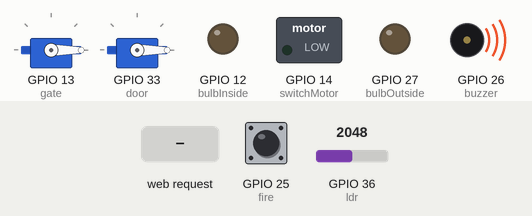
This sketch was run on a simulated ESP32. On the bench: 2 × servo, switched loads named in the sketch (green lamp = pin HIGH), output pins drawn as LEDs (lit = HIGH), buzzer (waves = sounding, pin HIGH). The inputs (shaded band) are chosen by the test bench; at power-on: GPIO 25 (fire) HIGH, GPIO 36 (ldr) = 2048. WiFi joins after 1.5 s; servers stay silent unless stated; what the sketch prints to the serial monitor is not drawn.

Above: at 2.7 s.
2.8 s: HTTP request GET /12/on received
At 3.1 s:
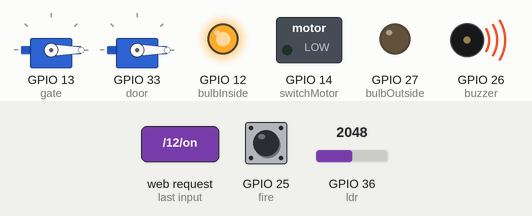
4.3 s: HTTP request GET /26/off received
5.8 s: HTTP request GET /27/on received
At 6.6 s:
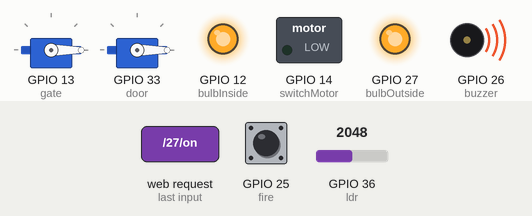
7.3 s: HTTP request GET /12/off received
At 7.8 s:
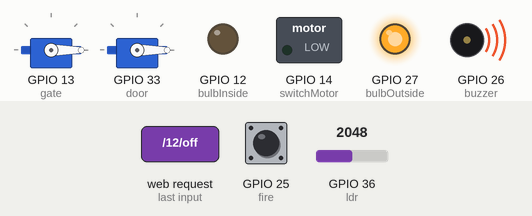
8.8 s: HTTP request GET /14/on received
At 10.0 s:
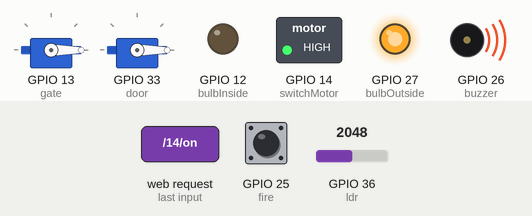
10.3 s: HTTP request GET /27/off received
At 11.2 s:
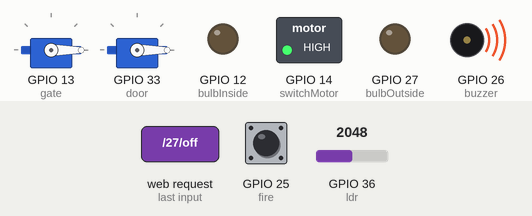
Timing chart, 0 to 12.8 s (numbered marks = the images above; inputs shaded):
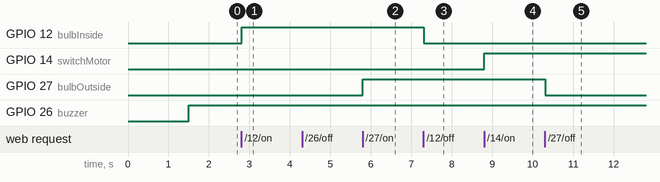

The sketch:

smart_home.ino
```cpp
/*********
  Author: Kavinda Deshan
  Date: 2024/03/01
  Version: 1.0
  Complete project details: https://github.com/tkdeshan/Smart_Home.git
*********/

#include <Arduino.h>
#include <WiFi.h>
#include <ESP32Servo.h>

// Network credentials
const char* ssid = "Dialog 4G 700";
const char* password = "46F8b9C1";

// Set web server port number to 80
WiFiServer server(80);

// Variable to store the HTTP request
String header;

// Auxiliar variables to store the current output state
String userPassword = "";
String passwordState = "Wrong";
String bulbInsideState = "OFF";
String bulbOutsideState = "OFF";
String switchState = "OFF";
String gateState = "CLOSE";
String doorState = "CLOSE";
String ldrState = "NOT DETECTED";
String fireState = "NOT DETECTED";

// Assign output variables to GPIO pins
const int bulbInside = 12;
const int bulbOutside = 27;
const int switchMotor = 14;
const int gate = 13;
const int door = 33;
const int buzzer = 26;
const int ldr = A0;
const int fire = 25;

// Servo motor init
Servo gateServo;
Servo doorServo;

// Current time
unsigned long currentTime = millis();
// Previous time
unsigned long previousTime = 0;
// Define timeout time in milliseconds (example: 2000ms = 2s)
const long timeoutTime = 2000;

void setup() {
  Serial.begin(115200);

  // Initialize the output variables as outputs
  pinMode(bulbInside, OUTPUT);
  pinMode(bulbOutside, OUTPUT);
  pinMode(switchMotor, OUTPUT);
  pinMode(ldr, INPUT);
  pinMode(buzzer, OUTPUT);
  pinMode(fire, INPUT);
  gateServo.attach(gate);
  doorServo.attach(door);

  // Set outputs to LOW
  digitalWrite(bulbInside, LOW);
  digitalWrite(bulbOutside, LOW);
  digitalWrite(switchMotor, LOW);
  digitalWrite(buzzer, LOW);
  gateServo.write(0);
  doorServo.write(0);

  // Connect to Wi-Fi network with SSID and password
  Serial.print("Connecting to ");
  Serial.println(ssid);
  WiFi.begin(ssid, password);
  while (WiFi.status() != WL_CONNECTED) {
    delay(500);
    Serial.print(".");
  }
  // Print local IP address and start web server
  Serial.println("");
  Serial.println("WiFi connected.");
  Serial.println("IP address: ");
  Serial.println(WiFi.localIP());
  server.begin();
}

void loop() {
  int rawDataLdr = analogRead(ldr);
  int fireValue = digitalRead(fire);

  // Check left LDR status
  if (rawDataLdr < 3000) {
    ldrState = "OBJECT DETECTED";
    digitalWrite(buzzer, HIGH);
  }

  // There is fire
  if (fireValue == LOW) {
    fireState = "FIRE DETECTED";
    digitalWrite(buzzer, HIGH);
  }

  WiFiClient client = server.available();  // Listen for incoming clients

  if (client) {  // If a new client connects,
    currentTime = millis();
    previousTime = currentTime;
    Serial.println("New Client.");                                             // print a message out in the serial port
    String currentLine = "";                                                   // make a String to hold incoming data from the client
    while (client.connected() && currentTime - previousTime <= timeoutTime) {  // loop while the client's connected
      currentTime = millis();
      if (client.available()) {  // if there's bytes to read from the client,
        char c = client.read();  // read a byte, then
        Serial.write(c);         // print it out the serial monitor
        header += c;
        if (c == '\n') {  // if the byte is a newline character
          // if the current line is blank, you got two newline characters in a row.
          // that's the end of the client HTTP request, so send a response:
          if (currentLine.length() == 0) {
            // HTTP headers always start with a response code (e.g. HTTP/1.1 200 OK)
            // and a content-type so the client knows what's coming, then a blank line:
            // client.println("HTTP/1.1 200 OK");
            // client.println("Content-type:text/html");
            // client.println("Connection: close");
            // client.println();

            // Handle the password requests and confirm password
            if (header.indexOf("GET /auth?pwd=1234") >= 0) {
              userPassword = "1234";
              passwordState = "Correct";
              Serial.println(userPassword);
            }

            // Handle the outputs according to the requests
            if (header.indexOf("GET /26/off") >= 0) {
              ldrState = "NOT DETECTED";
              fireState = "NOT DETECTED";
              Serial.println("Buzzer off");
              digitalWrite(buzzer, LOW);
            } else if (header.indexOf("GET /12/on") >= 0) {
              Serial.println("Bulb Inside on");
              bulbInsideState = "ON";
              digitalWrite(bulbInside, HIGH);
            } else if (header.indexOf("GET /12/off") >= 0) {
              Serial.println("Bulb Inside off");
              bulbInsideState = "OFF";
              digitalWrite(bulbInside, LOW);
            } else if (header.indexOf("GET /27/on") >= 0) {
              Serial.println("Bulb Outside on");
              bulbOutsideState = "ON";
              digitalWrite(bulbOutside, HIGH);
            } else if (header.indexOf("GET /27/off") >= 0) {
              Serial.println("Bulb Outside off");
              bulbOutsideState = "OFF";
              digitalWrite(bulbOutside, LOW);
            } else if (header.indexOf("GET /14/on") >= 0) {
              Serial.println("Switch on");
              switchState = "ON";
              digitalWrite(switchMotor, HIGH);
            } else if (header.indexOf("GET /14/off") >= 0) {
              Serial.println("Switch off");
              switchState = "OFF";
              digitalWrite(switchMotor, LOW);
            } else if (header.indexOf("GET /13/open") >= 0) {
              Serial.println("Gate Open");
              if (userPassword == "1234") {
                gateState = "OPEN";
                gateServo.write(90);
              }
            } else if (header.indexOf("GET /13/close") >= 0) {
              Serial.println("Door close");
              gateState = "CLOSE";
              gateServo.write(0);
            } else if (header.indexOf("GET /33/open") >= 0) {
              Serial.println("Door Open");
              if (userPassword == "1234") {
                doorState = "OPEN";
                doorServo.write(90);
              }
            } else if (header.indexOf("GET /33/close") >= 0) {
              Serial.println("Door close");
              doorState = "CLOSE";
              doorServo.write(0);
            }

            // Display the HTML web page
            client.println("<!DOCTYPE html><html>");
            client.println("<head><meta name=\"viewport\" content=\"width=device-width, initial-scale=1\">");
            client.println("<link rel=\"icon\" href=\"data:,\">");
            // CSS to style the on/off buttons
            // Feel free to change the background-color and font-size attributes to fit your preferences
            client.println("<style>html { font-family: Helvetica; display: inline-block; margin: 0px auto; text-align: center;}");
            client.println(".heading { background-color: #ebe534; padding: 8px 0px;}");
            client.println(".password_field { background-color: #75a4f0; display: flex; flex-direction: column; justify-content: center; }");
            client.println(".input_container { display: flex; flex-direction: row; justify-content: center; }");
            client.println("input { outline: none; padding: 11px 4px;}");
            client.println(".btn_submit { background-color: #4CAF50; border: none; color: white; padding: 9px 8px; text-decoration: none; font-size: 20px; cursor: pointer; }");
            client.println(".container { width : 100%; background-color: #32a8a6; display: flex; justify-content: center;}");
            client.println(".container_color { background-color: #75a4f0; }");
            client.println(".control_row { width : 190px; display: flex; flex-direction: row; justify-content: space-between; }");
            client.println(".control_col { width : 190px; display: flex; flex-direction: column;  justify-content: center; }");
            client.println(".state_container { background-color: #75a4f0; display: flex; flex-direction: column;  justify-content: center; }");
            client.println(".button { background-color: #4CAF50; border: none; color: white; padding: 9px 12px; text-decoration: none; font-size: 20px; cursor: pointer; min-width: 80px; margin-left: 10px}");
            client.println(".button2 { background-color: #555555; }</style></head>");

            // Web page start
            client.println("<body>");

            // Heading
            client.println("<div class=\"heading\">");
            client.println("<h2>Smart Home Dashboard</h2>");
            client.println("</div>");

            // JavaScript function for automatic page reload
            client.println("<script>");
            client.println("function reloadPage() {");
            client.println("  setTimeout(function(){window.location.href = '/';}, 10000);");  // Reload page every 1 minute
            client.println("}");
            client.println("reloadPage();");  // Call the function when the page loads
            client.println("</script>");

            // Display Securty Status
            client.println("<div class=\"state_container\">");
            client.println("<p>Security Status - " + ldrState + "</p>");
            client.println("<p>Fire Status - " + fireState + "</p>");
            client.println("<p><a href=\"/26/off\"><button class=\"btn_submit\">Buzzer OFF</button></a></p>");
            client.println("</div>");

            // Display camera
            client.println("<div class=\"container\">");
            client.println("<p>Camera</p>");
            client.println("</div>");

            // Password input field
            client.println("<div class=\"password_field\">");
            client.println("<div class=\"input_container\">");
            client.println("<p><input type=\"text\" id=\"passwordInput\" placeholder=\"Enter password\"></p>");
            client.println("<p><a href=\"/auth\"><button class=\"btn_submit\" onclick=\"submitPassword()\">Submit</button></a></p>");
            client.println("</div>");
            client.println("<p>" + passwordState + " Password</p>");
            client.println("</div>");

            // Scripts for get the password from client
            client.println("<script>");
            client.println("function submitPassword() {");
            client.println("  var enteredPassword = document.getElementById('passwordInput').value;");
            client.println("  window.location.href = '/auth?pwd=' + enteredPassword;");
            client.println("alert(\"processing...\");");
            client.println("}");
            client.println("</script>");

            // Display current state, and OPEN/OCLOSE buttons for gate
            client.println("<div class=\"container\">");
            client.println("<div class=\"control_row\">");
            client.println("<p>Gate State " + gateState + "</p>");

            if (gateState == "CLOSE") {
              client.println("<p><a href=\"/13/open\"><button class=\"button\">OPEN</button></a></p>");
            } else {
              client.println("<p><a href=\"/13/close\"><button class=\"button button2\">CLOSE</button></a></p>");
            }

            client.println("</div>");
            client.println("</div>");

            // Display current state, and OPEN/OCLOSE buttons for door
            client.println("<div class=\"container\">");
            client.println("<div class=\"control_row\">");
            client.println("<p>Door State " + doorState + "</p>");

            if (doorState == "CLOSE") {
              client.println("<p><a href=\"/33/open\"><button class=\"button\">OPEN</button></a></p>");
            } else {
              client.println("<p><a href=\"/33/close\"><button class=\"button button2\">CLOSE</button></a></p>");
            }

            client.println("</div>");
            client.println("</div>");

            // Display current state, and ON/OFF buttons for Bulb Inside
            client.println("<div class=\"container container_color\">");
            client.println("<div class=\"control_row\">");
            client.println("<p>Bulb Inside " + bulbInsideState + "</p>");

            if (bulbInsideState == "OFF") {
              client.println("<p><a href=\"/12/on\"><button class=\"button\">ON</button></a></p>");
            } else {
              client.println("<p><a href=\"/12/off\"><button class=\"button button2\">OFF</button></a></p>");
            }

            client.println("</div>");
            client.println("</div>");

            // Display current state, and ON/OFF buttons for Bulb Outside
            client.println("<div class=\"container  container_color\">");
            client.println("<div class=\"control_row\">");
            client.println("<p>Bulb Outside " + bulbOutsideState + "</p>");

            if (bulbOutsideState == "OFF") {
              client.println("<p><a href=\"/27/on\"><button class=\"button\">ON</button></a></p>");
            } else {
              client.println("<p><a href=\"/27/off\"><button class=\"button button2\">OFF</button></a></p>");
            }

            client.println("</div>");
            client.println("</div>");

            // Display current state, and ON/OFF buttons for switch
            client.println("<div class=\"container\">");
            client.println("<div class=\"control_row\">");
            client.println("<p>Switch State " + switchState + "</p>");

            if (switchState == "OFF") {
              client.println("<p><a href=\"/14/on\"><button class=\"button\">ON</button></a></p>");
            } else {
              client.println("<p><a href=\"/14/off\"><button class=\"button button2\">OFF</button></a></p>");
            }

            client.println("</div>");
            client.println("</div>");

            // The HTTP response ends with another blank line
            // client.println();
            // Break out of the while loop
            break;
          } else {  // if you got a newline, then clear currentLine
            currentLine = "";
          }
        } else if (c != '\r') {  // if you got anything else but a carriage return character,
          currentLine += c;      // add it to the end of the currentLine
        }
      }
    }
    // Clear the header variable
    header = "";
    // Close the connection
    client.stop();
    Serial.println("Client disconnected.");
    Serial.println("");
  }

  // End of html page
  client.println("</body></html>");
}
```

Measured:
- after the input at 2.8 s, GPIO 12 (bulbInside): LOW → HIGH at once
- after the input at 5.8 s, GPIO 27 (bulbOutside): LOW → HIGH at once
- after the input at 7.3 s, GPIO 12 (bulbInside): HIGH → LOW at once
- after the input at 8.8 s, GPIO 14 (switchMotor): LOW → HIGH at once
- after the input at 10.3 s, GPIO 27 (bulbOutside): HIGH → LOW at once
